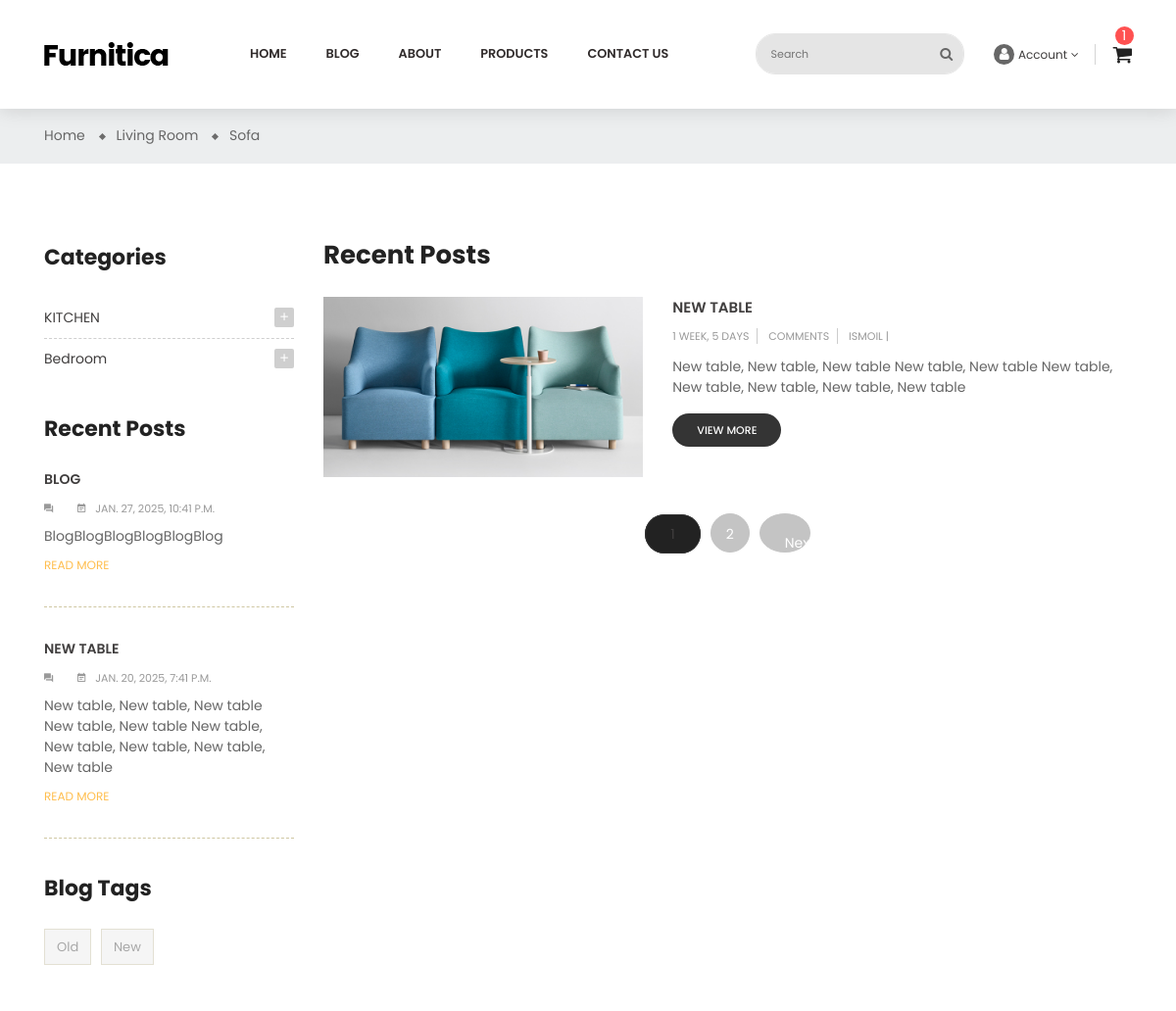
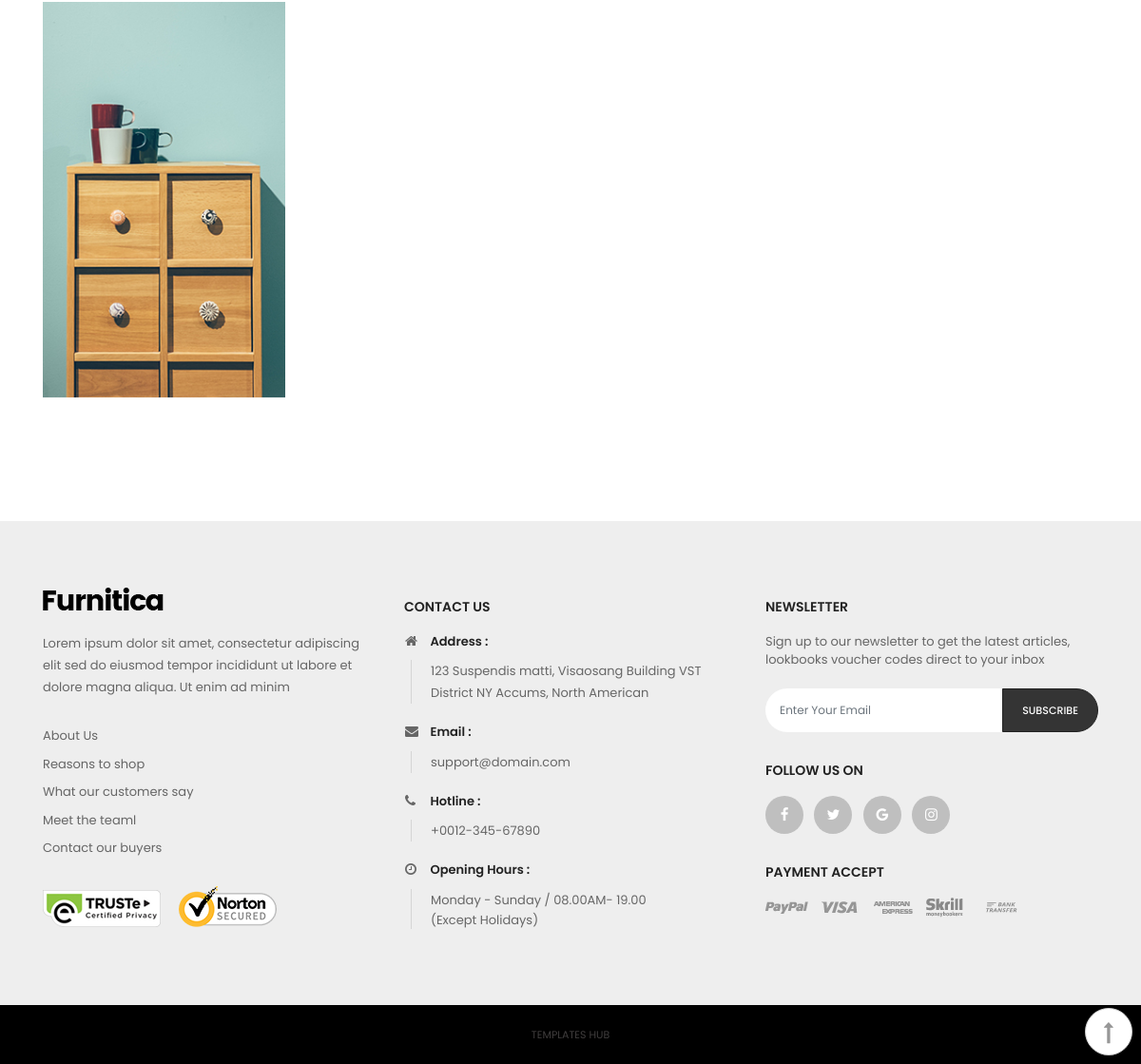
The app's page /en/blogs/blogs/ with its own data (2 pictures, top to bottom).
### blogs/models.py (models this page shows, shortened)
class BlogCategoryModel(BaseModel):
    title = models.CharField(max_length=125, verbose_name=_('title'))
    parent = models.ForeignKey('self', on_delete=models.PROTECT, null=True, blank=True, related_name='children', verbose_name=_('parent'))
    class Meta:
        verbose_name = _('blog category')
        verbose_name_plural = _('blog cetegories')

class BlogModel(BaseModel):
    image = models.ImageField(upload_to='blogs', verbose_name=_('image'))
    title = models.CharField(max_length=125, verbose_name=_('title'))
    description = models.TextField(verbose_name=_('description'))
    author = models.ManyToManyField(BlogAuthorModel, verbose_name=('blogs'))
    categories = models.ManyToManyField(BlogCategoryModel, verbose_name=_('categories'))
    tags = models.ManyToManyField(BlogTagModel, related_name='tags', verbose_name=_('tags'))
    class Meta:
        verbose_name = _('Blog')
        verbose_name_plural = _('Blogs')

class BlogTagModel(BaseModel):
    title = models.CharField(max_length=125, verbose_name=_('title'))
    class Meta:
        verbose_name = _('blog tag')
        verbose_name_plural = _('blog tags')

class BlogAuthorModel(BaseModel):
    first_name = models.CharField(max_length=125, verbose_name=_('first_name'))
    last_name = models.CharField(max_length=125, verbose_name=_('last_name'))
    avatar = models.ImageField(upload_to='blogs/avatars/', verbose_name=_('avatar'))
    class Meta:
        verbose_name = _('Blog author')
        verbose_name_plural = _('Blog authors')

### blogs/views.py (the view)
# urls.py: path('blogs/', BlogListView.as_view(), name='list'),
class BlogListView(ListView):
    template_name = 'blogs/blog-list.html'
    context_object_name = 'blogs'
    paginate_by = 1
    def get_queryset(self):
        tag = self.request.GET.get('tag')
        blogs = BlogModel.objects.all()
        category = self.request.GET.get('category')
        if tag:
            blogs = blogs.filter(tags=tag)
        elif category:
            blogs = blogs.filter(categories=category)
        return blogs
    def get_context_data(self, **kwargs):
        context = super().get_context_data(**kwargs)
        context["categories"] = BlogCategoryModel.objects.all()
        context["recent_blogs"] = BlogModel.objects.order_by('-created_at')[:2]
        context["tags"] = BlogTagModel.objects.all()
        return context

### templates/blogs/blog-list.html (shortened to what this page needs)
{% extends "layouts/base.html" %}
{% load static %}
{% load i18n %}
{% block body %}id="blog-list-sidebar-left" class="blog"{% endblock %}
{% block content %}
<div class="main-content">
    <div id="wrapper-site">
        <div id="content-wrapper">
            <div id="main">
                <div class="page-home">
                    <nav class="breadcrumb-bg">
                        <div class="container no-index">
                            <div class="breadcrumb">
                                <ol>
                                    <li>
                                        <a href="#">
                                            <span>Home</span>
                                        </a>
                                    </li>
                                    <li>
                                        <a href="#">
                                            <span>Living Room</span>
                                        </a>
                                    </li>
                                    <li>
                                        <a href="#">
                                            <span>Sofa</span>
                                        </a>
                                    </li>
                                </ol>
                            </div>
                        </div>
                    </nav>
                    <div class="container">
                        <div class="content">
                            <div class="row">
                                <div class="sidebar-3 sidebar-collection col-lg-3 col-md-3 col-sm-4">
                                    <div class="sidebar-block">
                                        <div class="title-block">Categories</div>
                                        <div class="block-content">
                                            {% for category in categories %}
                                                {% if category.parent %}
                                                {% else %}
                                                        <div class="cateTitle hasSubCategory open level1">
                                                        <span class="arrow collapse-icons collapsed" data-toggle="collapse" data-target="#{{ category.id }}" aria-expanded="false" role="status">
                                                            <i class="zmdi zmdi-plus"></i>
                                                        </span>
                                                        <a class="cateItem" href="?category={{category.id}}">{{ category.title }}</a>
                                                    </div>
                                                {% endif %}
                                            {% endfor %}
                                        </div>
                                    </div>
                                    <div class="sidebar-block">
                                        <div class="title-block">Recent Posts</div>
                                        <div class="post-item-content">
                                            {% for recent_blog in recent_blogs %}
                                            <div>
                                                <div class="late-item first-child">
                                                    <a href="{% url "blogs:detail" pk=recent_blog.id %}">
                                                        <p class="content-title">{{ recent_blog.title }}</p>
                                                    </a>
                                                    <span><i class="zmdi zmdi-comments">{{recent_blog.comment.count}}</i></span>
                                                    <span>
                                                        <i class="zmdi zmdi-calendar-note"></i>{{ recent_blog.created_at }}
                                                    </span>
                                                    <p class="description">{{ recent_blog.description }}</p>
                                                    <p class="remove">
                                                        <a href="blog-detail.html">READ MORE</a>
                                                    </p>
                                                </div>
                                            </div>
                                            {% endfor %}
                                        </div>
                                    </div>
                                    <div class="sidebar-block product-tags">
                                        <div class="title-block">
                                            Blog Tags
                                        </div>
                                        <div class="block-content">
                                            <ul class="listSidebarBlog list-unstyled">
                                                {% for tag in tags %}
                                                    <li>
                                                        <a href="?tag={{tag.id}}" title="Show products matching tag Hot Trend">{{ tag.title }}</a>
                                                    </li>
                                                {% endfor %}
                                            </ul>
                                        </div>
                                    </div>
                                    <div class="sidebar-block group-image-special">
                                        <div class="effect">
                                            <a href="#">
                                                <img class="img-fluid" src="{% static 'img/blog/advertising.jpg' %}" alt="banner-2" title="banner-2">
                                            </a>
                                        </div>
                                    </div>
                                </div>
                                <div class="col-sm-8 col-lg-9 col-md-9 flex-xs-first main-blogs">
                                    <h2>Recent Posts</h2>
                                    {% for blog in blogs %}
                                        <div class="list-content row">
                                        <div class="hover-after col-md-5 col-xs-12">
                                            <a href="{% url "blogs:detail" pk=blog.id %}">
                                                <img src="{{ blog.image.url }}" alt="img">
                                            </a>
                                        </div>
                                        <div class="late-item col-md-7 col-xs-12">
                                            <p class="content-title">
                                                <a href="{% url "blogs:detail" pk=blog.id %}">{{ blog.title }}</a>
                                            </p>
                                            <p class="post-info">
                                                <span>{{ blog.created_at|timesince }}</span>
                                                <span>{{ blog.comment.count }} Comments</span>
                                                {% for author in blog.author.all %}
                                                <span>{{ author.first_name }} |</span>
                                                {% endfor %}
                                            </p>
                                            <p>{{ blog.description }}</p>
                                            <span class="view-more">
                                                <a href="blog-detail.html">view more</a>
                                            </span>
                                        </div></div>
                                    {% endfor %}
                                    <div class="page-list col">
                                        <ul class="justify-content-center d-flex">
                                            {% for page in page_obj.paginator.page_range %}
                                                <li class="current {% if page_obj.number == page %}active{% endif %}">
                                                    <a rel="nofollow" href="?page={{page}}" class="disabled js-search-link">
                                                        {{ page }}
                                                    </a>
                                                </li>
                                            {% endfor %}
                                            {% if page_obj.has_next %}
                                                <li>
                                                    <a rel="next" href="?page={{page_obj.next_page_number}}" class="next disabled js-search-link">
                                                        Next
                                                    </a>
                                                </li>
                                            {% endif %}
                                        </ul>
                                    </div>
                                </div>
                            </div>
                        </div>
                    </div>
                </div>
            </div>
        </div>
    </div>
</div>
{% endblock %}

### records on screen
BlogCategoryModel: title "KITCHEN"
BlogCategoryModel: title "Bedroom"
BlogModel: title "BLOG", created_at "JAN. 27, 2025, 10:41 P.M.", description "BlogBlogBlogBlogBlogBlog"
BlogModel: title "NEW TABLE", created_at "JAN. 20, 2025, 7:41 P.M.", description "New table, New table, New table New table, New table New table, New table, New table, New table, New table", image (picture), created_at "1 WEEK, 5 DAYS"
BlogTagModel: title "Old"
BlogTagModel: title "New"
BlogAuthorModel: first_name "ISMOIL"

### other values on screen
{{ page }} "1" "2"
